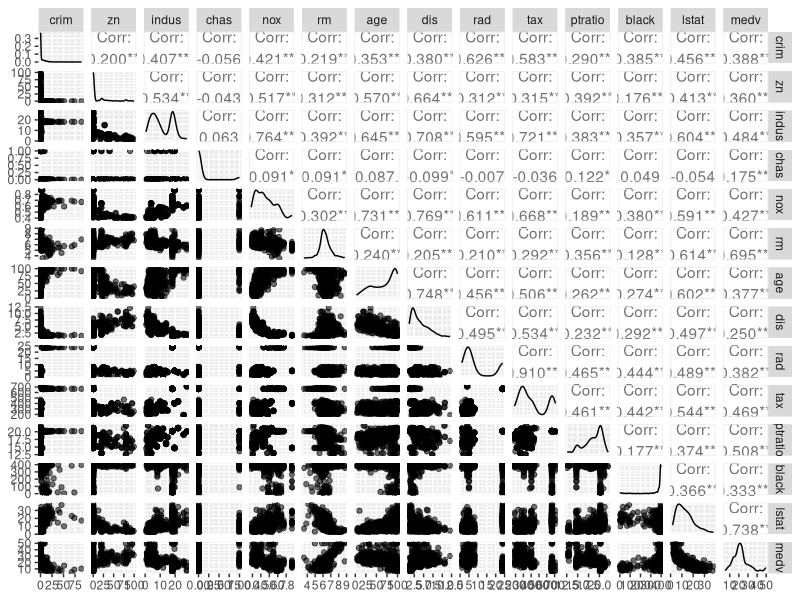
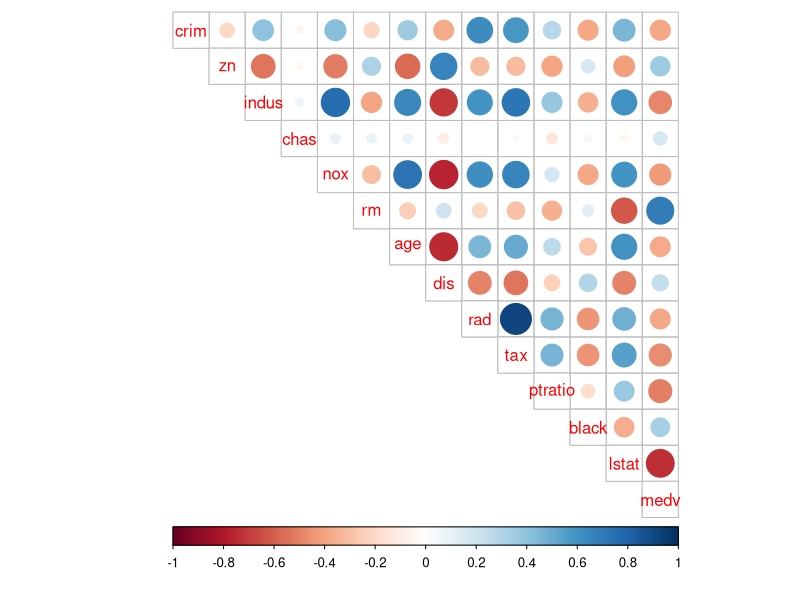
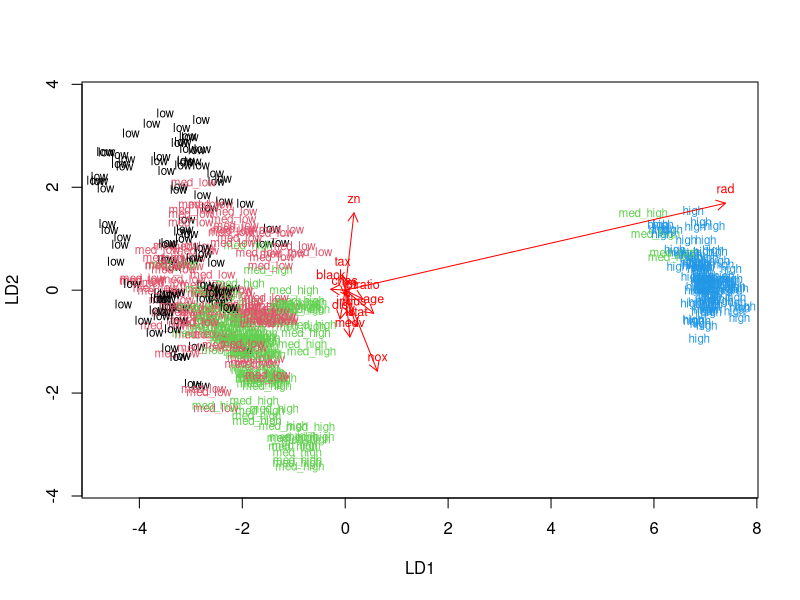
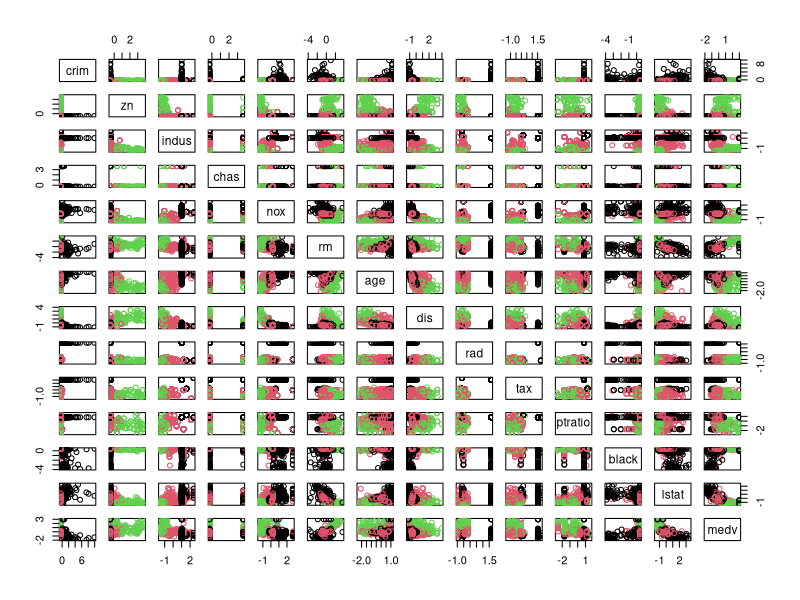
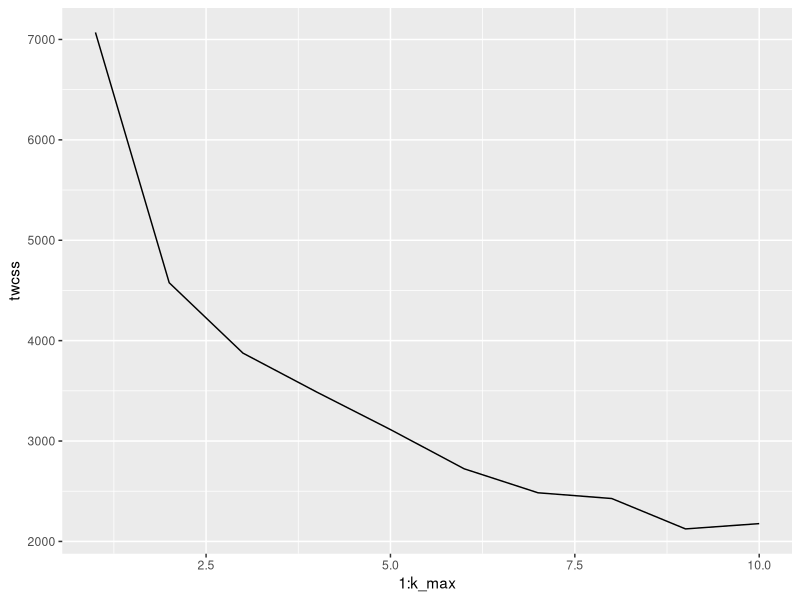
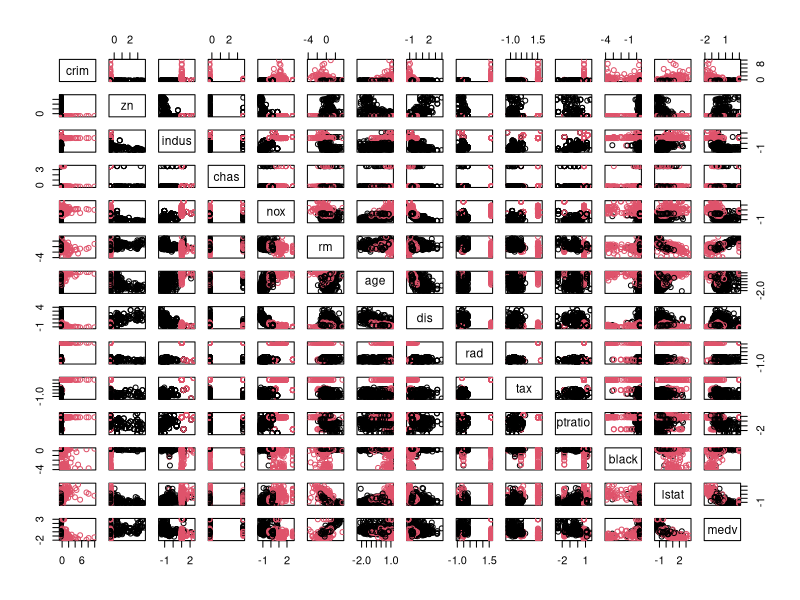
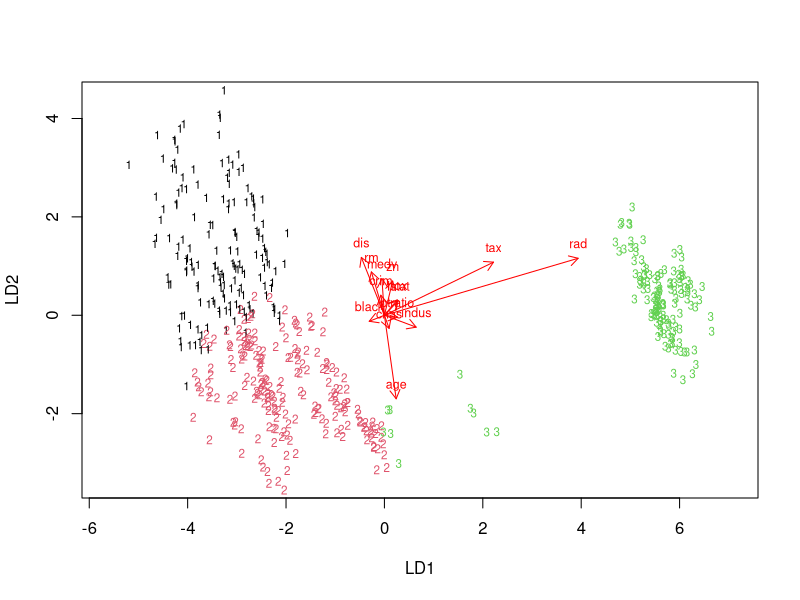

Write the R code that produced these figures, in order.
## ---- chunk 1
library(corrplot)
library(dplyr)
library(MASS)
data("Boston")
str(Boston)
## ---- chunk 2
summary(Boston)
## ---- chunk 3
library(GGally)
library(ggplot2)
p <- ggpairs(Boston, mapping = aes(alpha=0.3), 
             lower = list(combo = wrap("facethist", bins = 20)))
p
## ---- chunk 4
cor(Boston) %>% corrplot(method = "circle", type = "upper", cl.pos = "b", tl.pos = "d")
## ---- chunk 5
boston_scaled <- scale(Boston) %>% as.data.frame()
summary(boston_scaled)
## ---- chunk 6
bins <- quantile(boston_scaled$crim)
crime <- cut(boston_scaled$crim, breaks = bins, include.lowest = TRUE, 
             label=c("low", "med_low", "med_high", "high"))
boston_scaled <- dplyr::select(boston_scaled, -crim)
boston_scaled <- data.frame(boston_scaled, crime)
## ---- chunk 7
set.seed(1)
train.idx <- sample(nrow(boston_scaled), size = 0.8 * nrow(boston_scaled))
train <- boston_scaled[train.idx,]
test <- boston_scaled[-train.idx,]
## ---- chunk 8
lda.fit <- lda(crime ~ ., data = train)
## ---- chunk 9
lda.arrows <- function(x, myscale = 1, arrow_heads = 0.1, color = "red", tex = 0.75, choices = c(1,2)) {
  heads <- coef(x)
  arrows(x0 = 0, y0 = 0, 
         x1 = myscale * heads[,choices[1]], 
         y1 = myscale * heads[,choices[2]],
         col = color, length = arrow_heads)
  text(myscale * heads[,choices],
       labels = row.names(heads), 
       cex = tex, col = color, pos = 3)
}
classes <- as.numeric(train$crime)
plot(lda.fit, dimen = 2, col = classes, pch = classes)
lda.arrows(lda.fit, myscale = 2)
## ---- chunk 10
correct_classes <- test$crime
test <- dplyr::select(test, -crime)
lda.pred <- predict(lda.fit, newdata = test)
table(correct = correct_classes, predicted = lda.pred$class)
## ---- chunk 11
data("Boston")
boston_scaled <- scale(Boston) %>% as.data.frame()
dist_eu <- dist(boston_scaled)
summary(dist_eu)
## ---- chunk 12
# seeded above
km <-kmeans(boston_scaled, centers = 3)
pairs(boston_scaled, col = km$cluster)
## ---- chunk 13
k_max <- 10
twcss <- sapply(1:k_max, function(k){kmeans(boston_scaled, k)$tot.withinss})
qplot(x = 1:k_max, y = twcss, geom = 'line')
## ---- chunk 14
km <-kmeans(boston_scaled, centers = 2)
pairs(boston_scaled, col = km$cluster)
## ---- chunk 15
km <-kmeans(boston_scaled, centers = 3)
boston_scaled$kmeans_cluster <- km$cluster
lda.fit <- lda(kmeans_cluster ~ ., data = boston_scaled)
## ---- chunk 16
plot(lda.fit, dimen = 2, col = boston_scaled$kmeans_cluster, pch = boston_scaled$kmeans_cluster)
lda.arrows(lda.fit, myscale = 2)
